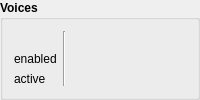
           <widget class="QGroupBox" name="group_voices">
            <property name="font">
             <font>
              <weight>75</weight>
              <bold>true</bold>
             </font>
            </property>
            <property name="title">
             <string>Voices</string>
            </property>
            <layout class="QHBoxLayout" name="layout_voices">
             <item>
              <layout class="QVBoxLayout" name="verticalLayout_8">
               <item>
                <widget class="QLabel" name="label_5">
                 <property name="text">
                  <string/>
                 </property>
                </widget>
               </item>
               <item>
                <widget class="QLabel" name="label_3">
                 <property name="font">
                  <font>
                   <weight>50</weight>
                   <bold>false</bold>
                  </font>
                 </property>
                 <property name="text">
                  <string>enabled</string>
                 </property>
                </widget>
               </item>
               <item>
                <widget class="QLabel" name="label_4">
                 <property name="font">
                  <font>
                   <weight>50</weight>
                   <bold>false</bold>
                  </font>
                 </property>
                 <property name="text">
                  <string>active</string>
                 </property>
                </widget>
               </item>
              </layout>
             </item>
             <item>
              <widget class="Line" name="line_8">
               <property name="orientation">
                <enum>Qt::Vertical</enum>
               </property>
              </widget>
             </item>
             <item>
              <spacer name="horizontalSpacer_4">
               <property name="orientation">
                <enum>Qt::Horizontal</enum>
               </property>
               <property name="sizeHint" stdset="0">
                <size>
                 <width>40</width>
                 <height>20</height>
                </size>
               </property>
              </spacer>
             </item>
            </layout>
           </widget>
